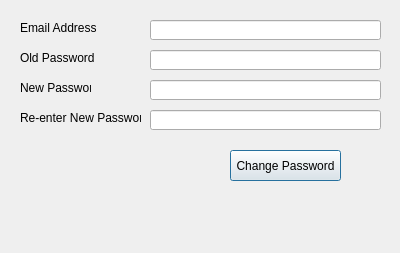
<?xml version="1.0" encoding="UTF-8"?>
<ui version="4.0">
 <class>Dialog</class>
 <widget class="QDialog" name="Dialog">
  <property name="geometry">
   <rect>
    <x>0</x>
    <y>0</y>
    <width>400</width>
    <height>253</height>
   </rect>
  </property>
  <property name="windowTitle">
   <string>Dialog</string>
  </property>
  <widget class="QLabel" name="label">
   <property name="geometry">
    <rect>
     <x>20</x>
     <y>20</y>
     <width>91</width>
     <height>16</height>
    </rect>
   </property>
   <property name="text">
    <string>Email Address</string>
   </property>
  </widget>
  <widget class="QLabel" name="label_2">
   <property name="geometry">
    <rect>
     <x>20</x>
     <y>50</y>
     <width>81</width>
     <height>16</height>
    </rect>
   </property>
   <property name="text">
    <string>Old Password</string>
   </property>
  </widget>
  <widget class="QLabel" name="label_3">
   <property name="geometry">
    <rect>
     <x>20</x>
     <y>80</y>
     <width>71</width>
     <height>16</height>
    </rect>
   </property>
   <property name="text">
    <string>New Password</string>
   </property>
  </widget>
  <widget class="QLabel" name="label_4">
   <property name="geometry">
    <rect>
     <x>20</x>
     <y>110</y>
     <width>121</width>
     <height>16</height>
    </rect>
   </property>
   <property name="text">
    <string>Re-enter New Password</string>
   </property>
  </widget>
  <widget class="QLabel" name="labelResponse">
   <property name="geometry">
    <rect>
     <x>10</x>
     <y>200</y>
     <width>371</width>
     <height>31</height>
    </rect>
   </property>
   <property name="text">
    <string/>
   </property>
  </widget>
  <widget class="QPushButton" name="pushButtonChangePassword">
   <property name="geometry">
    <rect>
     <x>230</x>
     <y>150</y>
     <width>111</width>
     <height>31</height>
    </rect>
   </property>
   <property name="text">
    <string>Change Password</string>
   </property>
  </widget>
  <widget class="QLineEdit" name="lineEditEmailAddress">
   <property name="geometry">
    <rect>
     <x>150</x>
     <y>20</y>
     <width>231</width>
     <height>20</height>
    </rect>
   </property>
  </widget>
  <widget class="QLineEdit" name="lineEditOldPassword">
   <property name="geometry">
    <rect>
     <x>150</x>
     <y>50</y>
     <width>231</width>
     <height>20</height>
    </rect>
   </property>
   <property name="echoMode">
    <enum>QLineEdit::Password</enum>
   </property>
  </widget>
  <widget class="QLineEdit" name="lineEditNewPassword">
   <property name="geometry">
    <rect>
     <x>150</x>
     <y>80</y>
     <width>231</width>
     <height>20</height>
    </rect>
   </property>
   <property name="echoMode">
    <enum>QLineEdit::Password</enum>
   </property>
  </widget>
  <widget class="QLineEdit" name="lineEditRePassword">
   <property name="geometry">
    <rect>
     <x>150</x>
     <y>110</y>
     <width>231</width>
     <height>20</height>
    </rect>
   </property>
   <property name="echoMode">
    <enum>QLineEdit::Password</enum>
   </property>
  </widget>
 </widget>
 <resources/>
 <connections/>
</ui>
